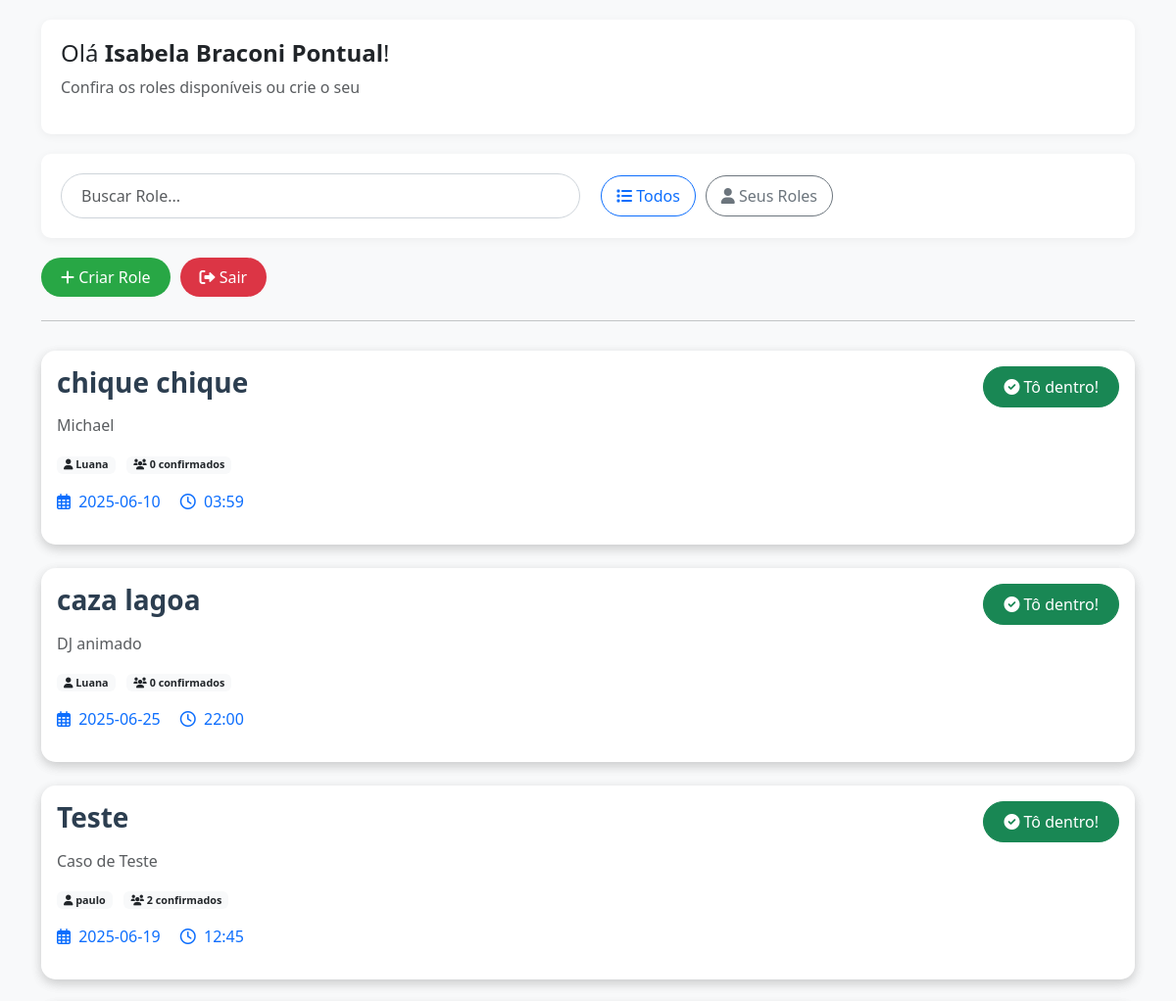
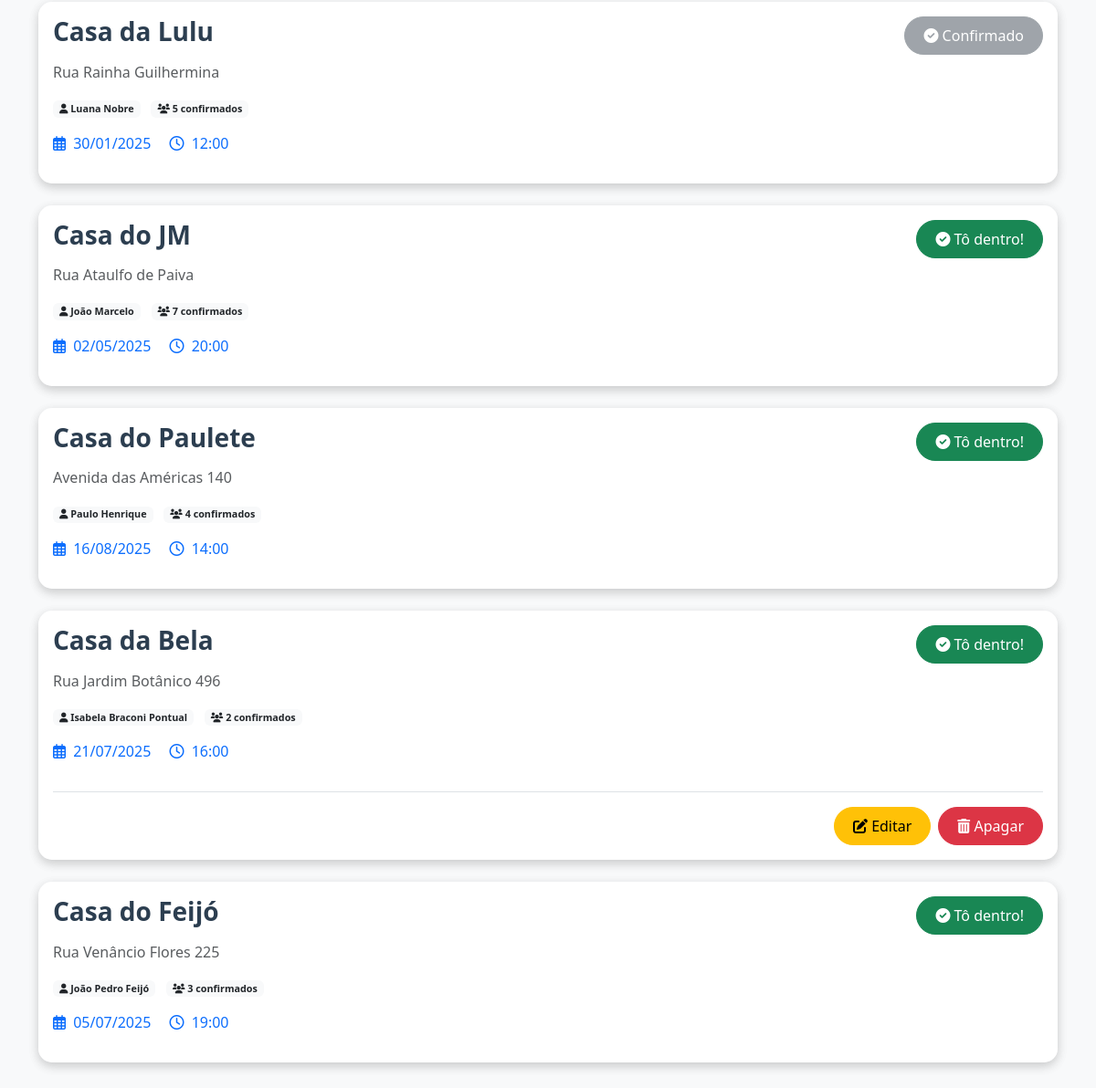
Screenshot of /home (signed in) with the database file from the repository (2 pictures, top to bottom).
### infra/db/database.py (models this page shows, shortened)
class Role(Base):
    __tablename__ = "roles"
    id = Column("id", Integer, primary_key=True, autoincrement=True)
    titulo = Column("titulo", String)
    descricao = Column("descricao", String)
    data = Column("data", String)
    hora = Column("hora", String)
    criador = Column("criador", String)
    participantes = Column("participantes", String)

### app/controllers/role_controller.py (the view)
@role_bp.route('/home', methods=['GET'])
def home():
    if 'usuario' not in session:
        return redirect(url_for('usuario.login'))
    use_case = ListarRoles(repo)
    filtro = request.args.get('filtro', 'todos')
    busca = request.args.get('busca', '')
    roles = use_case.execute(
        session['usuario'],
        session['email'],
        filtro,
        busca
    )
    return render_template(
        'home.html',
        usuario=session['usuario'],
        roles=roles
    )

### infra/db/database.py (called while the page is built)
def get_session():
    return Session()

### infra/repositories/role_repository.py (called while the page is built)
    def listar(self) -> List[RoleTeste]:
        with get_session() as db:
            rows = db.query(Role).all()
            return [
                RoleTeste(
                    r.titulo,
                    r.descricao,
                    r.data,
                    r.hora,
                    r.criador,
                    r.participantes.split(",") if r.participantes else [],
                )
                for r in rows
            ]

### use_cases/listar_roles.py (called while the page is built, shortened)
    def execute(self, usuario, email_usuario, filtro="todos", busca=""):
        roles = list(reversed(self.repo.listar()))
        if busca:
            roles = [r for r in roles if busca.lower() in r.titulo.lower()]
        return roles

### app/templates/home.html (shortened to what this page needs)
<!DOCTYPE html>
<html lang="pt-br">
<head>
    <link href="https://cdn.jsdelivr.net/npm/bootstrap@5.3.0-alpha1/dist/css/bootstrap.min.css" rel="stylesheet">
    <link rel="stylesheet" href="https://cdnjs.cloudflare.com/ajax/libs/font-awesome/6.0.0/css/all.min.css">
</head>
<body>
    <div class="container">
        <div class="welcome-section">
            <h4>Olá <strong>{{ usuario }}</strong>!</h4>
            <p class="text-muted">Confira os roles disponíveis ou crie o seu</p>
        </div>
        <div class="search-section">
            <form method="GET" action="{{ url_for('role.home') }}" class="row g-3 align-items-center">
                <div class="col-md-6">
                    <div class="input-group">
                        <input type="text" id="busca" class="form-control search-input" placeholder="Buscar Role...">
                    </div>
                </div>
                <div class="col-md-6">
                    <div class="d-flex">
                        <a href="{{ url_for('role.home') }}?filtro=todos" class="btn btn-outline-primary filter-btn">
                            <i class="fas fa-list"></i> Todos
                        </a>
                        <a href="{{ url_for('role.home') }}?filtro=meus" class="btn btn-outline-secondary filter-btn">
                            <i class="fas fa-user"></i> Seus Roles
                        </a>
                    </div>
                </div>
            </form>
        </div>
        <div class="d-flex mb-4">
            <a href="{{ url_for('role.criar_role') }}" class="btn btn-success action-btn create-btn">
                <i class="fas fa-plus"></i> Criar Role
            </a>
            <a href="{{ url_for('usuario.logout') }}" class="btn btn-danger action-btn logout-btn">
                <i class="fas fa-sign-out-alt"></i> Sair
            </a>
        </div>
        <hr>
        <div class="roles-container">
            {% for r in roles %}
                <div class="role-card" data-titulo="{{ r.titulo | lower }}">
                    {% include 'role_card.html' %}
                </div>
            {% endfor %}
        </div>
    </div>
</body>
</html>

### app/templates/role_card.html (shortened to what this page needs)
<div class="card role-card mb-4">
    <div class="card-body">
        <div class="d-flex justify-content-between align-items-start">
            <div>
                <h3 class="card-title">{{ r.titulo }}</h3>
                <p class="card-text text-muted">{{ r.descricao }}</p>
                <div class="role-meta mb-3">
                    <span class="badge bg-light text-dark me-2">
                        <i class="fas fa-user"></i> {{ r.criador }}
                    </span>
                    <span class="badge bg-light text-dark">
                        <i class="fas fa-users"></i> {{ r.participantes|length }} confirmados
                    </span>
                </div>
                <p class="text-primary">
                    <i class="far fa-calendar-alt me-1"></i> {{ r.data }}
                    <i class="far fa-clock ms-3 me-1"></i> {{ r.hora }}
                </p>
            </div>
            <div class="role-actions">
                {% if session['email'] not in r.participantes %}
                    <form method="POST" action="{{ url_for('role.confirmar', titulo=r.titulo) }}">
                        <button class="btn btn-success">
                            <i class="fas fa-check-circle"></i> Tô dentro!
                        </button>
                    </form>
                {% else %}
                    <button class="btn btn-secondary" disabled>
                        <i class="fas fa-check-circle"></i> Confirmado
                    </button>
                {% endif %}
            </div>
        </div>
        {% if session['usuario'] == r.criador %}
        <div class="role-admin-actions mt-3 pt-3 border-top">
            <a href="{{ url_for('role.editar_role', titulo=r.titulo) }}" class="btn btn-warning me-2">
                <i class="fas fa-edit"></i> Editar
            </a>
            <form method="POST" action="{{ url_for('role.apagar_role', titulo=r.titulo) }}" class="d-inline" onsubmit="return confirm('Tem certeza que deseja apagar este role?');">
                <button type="submit" class="btn btn-danger">
                    <i class="fas fa-trash-alt"></i> Apagar
                </button>
            </form>
        </div>
        {% endif %}
    </div>
</div>

### app/templates/home.html (style rules this page uses)
body { background-color: #f8f9fa; padding: 20px; font-family: 'Segoe UI', Tahoma, Geneva, Verdana, sans-serif; }
.welcome-section { background-color: white; border-radius: 10px; padding: 20px; margin-bottom: 20px; box-shadow: 0 2px 10px rgba(0,0,0,0.05); }
.search-section { background-color: white; border-radius: 10px; padding: 20px; margin-bottom: 20px; box-shadow: 0 2px 10px rgba(0,0,0,0.05); }
.search-input { border-radius: 50px; padding: 10px 20px; border: 1px solid #ced4da; }
.filter-btn { border-radius: 50px; margin: 0 5px; padding: 8px 15px; font-weight: 500; }
.action-btn { border-radius: 50px; padding: 8px 20px; margin-right: 10px; font-weight: 500; }
.create-btn { background-color: #28a745; border: none; }
.logout-btn { background-color: #dc3545; border: none; }
.roles-container { margin-top: 30px; }
.role-card { margin-bottom: 20px; transition: transform 0.3s ease; }

### app/templates/role_card.html (style rules this page uses)
.role-card { border-radius: 15px; border: none; box-shadow: 0 4px 12px rgba(0, 0, 0, 0.1); transition: transform 0.3s ease; }
.role-card .card-title { color: #2c3e50; font-weight: 600; margin-bottom: 15px; }
.role-card .role-meta { font-size: 0.9rem; }
.role-card .role-actions .btn { border-radius: 50px; padding: 8px 20px; font-weight: 500; min-width: 120px; }
.role-card .role-admin-actions { display: flex; justify-content: flex-end; }
.role-card .role-admin-actions .btn { border-radius: 50px; padding: 8px 20px; font-weight: 500; }

### rows the page displays
Role: criador "Isabela Braconi Pontual", titulo "Casa da Bela", descricao "Rua Jardim Botânico 496", participantes|length "2", data "21/07/2025", hora "16:00"
Role: titulo "chique chique", descricao "Michael", criador "Luana", participantes|length "0", data "2025-06-10", hora "03:59"
Role: titulo "caza lagoa", descricao "DJ animado", criador "Luana", participantes|length "0", data "2025-06-25", hora "22:00"
Role: titulo "Teste", descricao "Caso de Teste", criador "paulo", participantes|length "2", data "2025-06-19", hora "12:45"
Role: titulo "Casa da Lulu", descricao "Rua Rainha Guilhermina", criador "Luana Nobre", participantes|length "5", data "30/01/2025", hora "12:00", shows "Confirmado"
Role: titulo "Casa do JM", descricao "Rua Ataulfo de Paiva", criador "João Marcelo", participantes|length "7", data "02/05/2025", hora "20:00"
Role: titulo "Casa do Paulete", descricao "Avenida das Américas 140", criador "Paulo Henrique", participantes|length "4", data "16/08/2025", hora "14:00"
Role: titulo "Casa do Feijó", descricao "Rua Venâncio Flores 225", criador "João Pedro Feijó", participantes|length "3", data "05/07/2025", hora "19:00"
